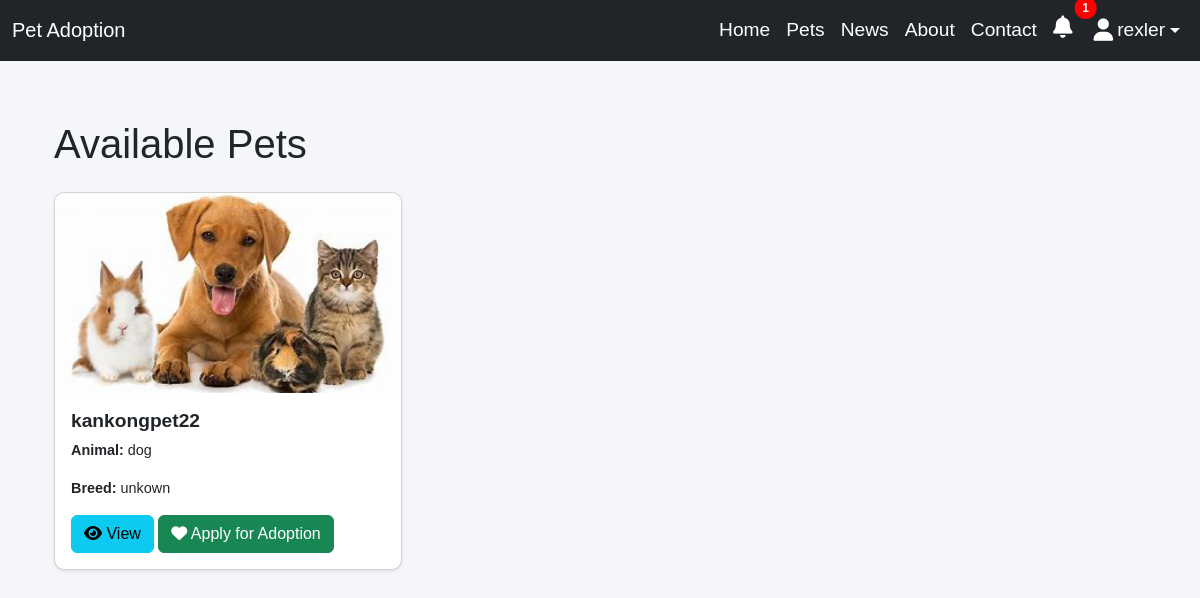
The app's page /pets/ (signed in) with its own data.
### accounts/models.py (models this page shows, shortened)
class CustomUser(AbstractUser):
    age = models.IntegerField(null=True, blank=True)
    gender = models.CharField(max_length=10,  choices=[
            ('Male', 'Male'),
            ('Female', 'Female'),
            ('Other', 'Other'),
        ],)
    phone_number = models.CharField(max_length=15)
    image = models.ImageField(upload_to='profile_images/', blank=True, null=True, default='profile_images/default_profile.jpg')

### app/models.py (models this page shows, shortened)
class Pet(models.Model):
    name = models.CharField(max_length=100)
    animal = models.CharField(max_length=50)
    breed = models.CharField(max_length=50)
    age = models.IntegerField()
    description = models.TextField()
    post_image = models.ImageField(upload_to='pets/')
    owner = models.ForeignKey(settings.AUTH_USER_MODEL, null=True, blank=True, on_delete=models.SET_NULL)
    is_adopted = models.BooleanField(default=False)

### app/views.py (the view)
# urls.py: path('pets/', PetListView.as_view(), name='pet_list'),
class PetListView(ListView):
    model = Pet
    template_name = 'pet/pet_list.html'
    context_object_name = 'pets'
    def get_queryset(self):
        return Pet.objects.filter(owner__isnull=True)
    def get_context_data(self, **kwargs):
        context = super().get_context_data(**kwargs)
        for pet in context['pets']:
            existing_application = AdoptionApplication.objects.filter(user=self.request.user, pet=pet).first()
            pet.already_applied = existing_application and existing_application.status in ['Pending', 'Approved']
        return context

### app/context_processors.py (called while the page is built)
def notification_count(request):
    if request.user.is_authenticated:
        unread_count = Notification.objects.filter(
            Q(sender=request.user) | Q(recipient=request.user),
            is_read=False
        ).count()
    else:
        unread_count = 0
    return {'unread_notifications_count': unread_count}

### app/templates/pet/pet_list.html (shortened to what this page needs)
{% extends 'app/base.html' %}
{% block content %}
<div class="container mt-4">
    <h1 class="mb-4">Available Pets</h1>
    <div class="row">
        {% for pet in pets %}
        <div class="col-md-4">
            <div class="card mb-4 shadow-sm">
                {% if pet.post_image %}
                <img src="{{ pet.post_image.url }}" class="card-img-top" alt="{{ pet.name }}">
                {% endif %}
                <div class="card-body">
                    <h5 class="card-title">{{ pet.name }}</h5>
                    <p class="card-text"><strong>Animal:</strong> {{ pet.animal }}</p>
                    <p class="card-text"><strong>Breed:</strong> {{ pet.breed }}</p>
                    <a href="{% url 'pet_detail' pet.pk %}" class="btn btn-info"><i class="fas fa-eye"></i> View</a>
                    {% if request.user == pet.owner %}
                        <a href="{% url 'pet_update' pet.pk %}" class="btn btn-warning"><i class="fas fa-edit"></i> Edit</a>
                        <a href="{% url 'pet_delete' pet.pk %}" class="btn btn-danger"><i class="fas fa-trash"></i> Delete</a>
                    {% elif not request.user.is_staff %}
                        {% if pet.already_applied %}
                            <button class="btn btn-secondary" disabled><i class="fas fa-heart"></i> Already Applied</button>
                        {% else %}
                            <a href="{% url 'adoption_application_create' pet.pk %}" class="btn btn-success"><i class="fas fa-heart"></i> Apply for Adoption</a>
                        {% endif %}
                    {% endif %}
                </div>
            </div>
        </div>
        {% empty %}
        <p class="text-muted">No pets available.</p>
        {% endfor %}
    </div>
</div>
{% endblock content %}

### app/templates/app/base.html (shortened to what this page needs)
<!DOCTYPE html>
{% load static %}
<html lang="en">
<head>
    <link rel="stylesheet" href="https://cdn.jsdelivr.net/npm/bootstrap@5.3.0/dist/css/bootstrap.min.css">
    <link rel="stylesheet" href="https://cdnjs.cloudflare.com/ajax/libs/font-awesome/6.4.2/css/all.min.css">
    <link rel="stylesheet" href="{% static 'css/base.css' %}">
</head>
<body>
    <nav class="navbar navbar-expand-lg navbar-dark bg-dark fixed-top">
        <div class="container-fluid">
            <a class="navbar-brand" href="{% url 'pet_list' %}">Pet Adoption</a>
            <div class="collapse navbar-collapse" id="navbarNav">
                <ul class="navbar-nav ms-auto">
                    <li class="nav-item">
                        <a class="nav-link active" href="{% url 'home' %}">Home</a>
                    </li>
                    <li class="nav-item">
                        <a class="nav-link" href="{% url 'pet_list' %}">Pets</a>
                    </li>
                    <li class="nav-item">
                        <a class="nav-link" href="{% url 'post_list' %}">News</a>
                    </li>
                    <li class="nav-item">
                        <a class="nav-link" href="{% url 'about' %}">About</a>
                    </li>
                    <li class="nav-item">
                        <a class="nav-link" href="{% url 'contact' %}">Contact</a>
                    </li>
                    <li class="nav-item">
                        <a class="nav-link position-relative" href="{% url 'notification_list' %}">
                            <i class="fas fa-bell"></i>
                            {% if unread_notifications_count > 0 %}
                            <span class="badge badge-danger position-absolute top-0 start-100 translate-middle">
                                {{ unread_notifications_count }}
                            </span>
                            {% endif %}
                        </a>
                    </li>
                    {% if user.is_authenticated %}
                    <li class="nav-item dropdown">
                        <a class="nav-link dropdown-toggle d-flex align-items-center" href="#" id="userDropdown" role="button" data-bs-toggle="dropdown" aria-expanded="false">
                            {% if user.profile.image %}
                                <img src="{{ user.profile.image.url }}" alt="Profile" class="rounded-circle me-1" width="30" height="30">
                            {% else %}
                                <i class="fas fa-user me-1"></i>
                            {% endif %}
                            {{ user.username }}
                        </a>
                    </li>
                    {% endif %}
                </ul>
            </div>
        </div>
    </nav>
    <div class="container mt-5 pt-5">
        {% block content %}
        {% endblock %}
    </div>
</body>
</html>

### static/css/base.css (style rules this page uses)
body { font-family: 'Arial', sans-serif; background-color: #f4f6f9; margin: 0; padding: 0; }
a { text-decoration: none; color: inherit; }
.nav-link { color: white !important; font-size: 1.2rem; display: flex; align-items: center; position: relative; padding-right: 20px; }
.nav-link i { font-size: 1.4rem; margin-right: 5px; }
.badge-danger { background-color: red; color: white; font-size: 0.75rem; padding: 5px 8px; border-radius: 50%; }
.card { border-radius: 10px; overflow: hidden; }
.card-img-top { object-fit: cover; height: 200px; width: 100%; }
.card-body { padding: 1rem; }
.card-title { font-size: 1.2rem; font-weight: bold; }
.card-text { font-size: 0.9rem; }

### records on screen
CustomUser: username "rexler"
Pet: post_image (picture), name "kankongpet22", animal "dog", breed "unkown", shows "Apply for Adoption"

### other values on screen
{{ unread_notifications_count }} "1"
